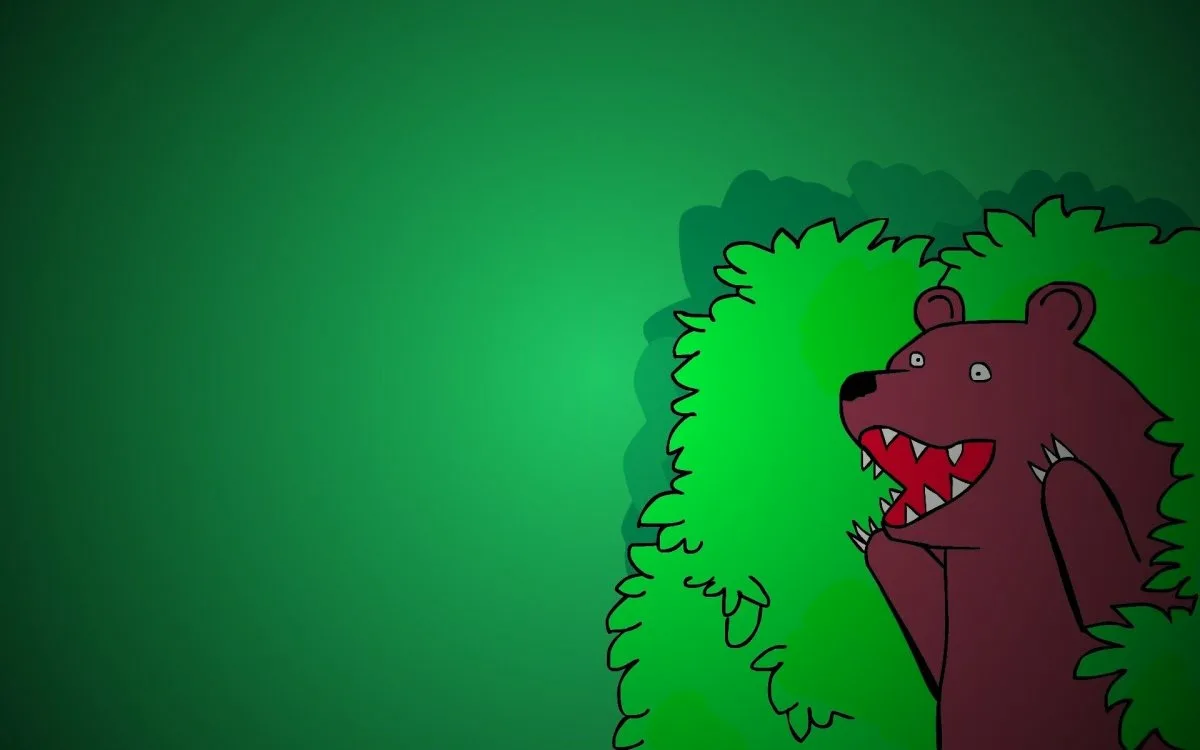
#> input picture CV/img.png, 1200 x 750 px
$ jupyter execute --allow-errors lab3.ipynb
#> lines starting #> are read from the running program, lines starting #| are printed output that depends on the picture
[cell 1]
import matplotlib.pyplot as plt
import seaborn as sns
import cv2 as cv
import numpy as np

[cell 2]
filename = "img.png"
image = cv.imread(filename)
#> image is the input picture: shape (750, 1200, 3); mean B, G, R 50, 110.6, 20.8

[cell 3]
plt.imshow(image)
plt.show

[cell 4]
#преобразует BGR-изображение в полутоновое изображение
image_gray = cv.cvtColor(image, cv.COLOR_BGR2GRAY)
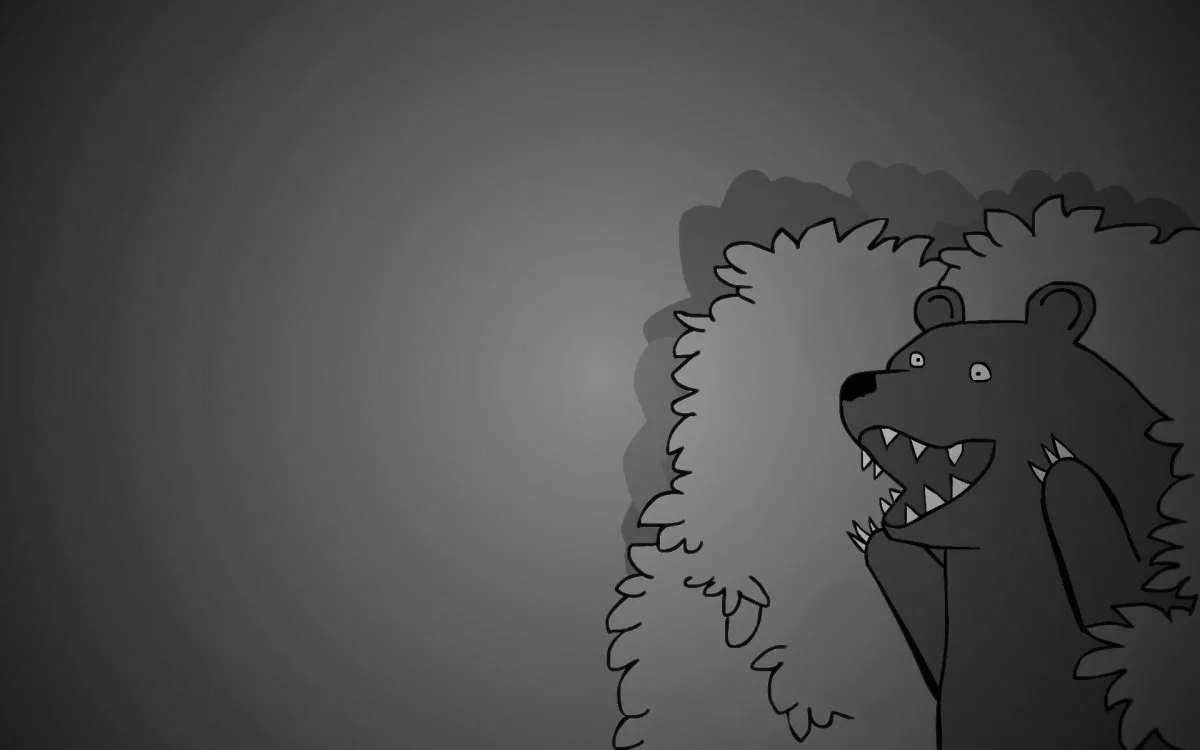
#> image_gray: shape (750, 1200); min 0, max 194, mean 76.9
# переведем изображение в одномерный
array1 = image_gray.flatten()
array2 = image_gray.ravel()
# Ravel — это функция библиотеки NumPy. Flatten — это метод объекта
# ndarray. Ravel быстрее, чем Flatten.
# matplotlib
plt.hist(array2, color = 'blue', edgecolor = 'black')
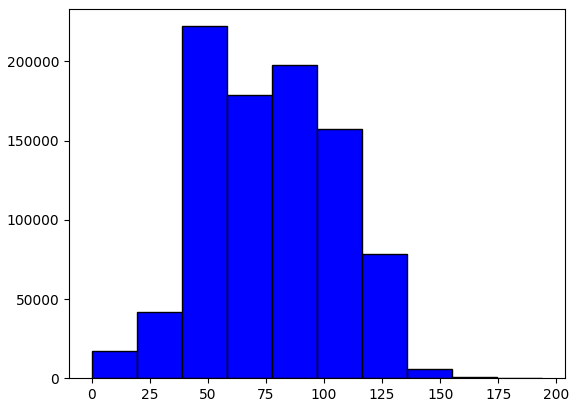
#> figure drawn by matplotlib, 1 panel; tallest bar 222284 high, from x = 38.8 to 58.2

[cell 5]
# seaborn
sns.distplot(array2, hist=True, kde=False, color = 'blue', hist_kws={'edgecolor':'black'})
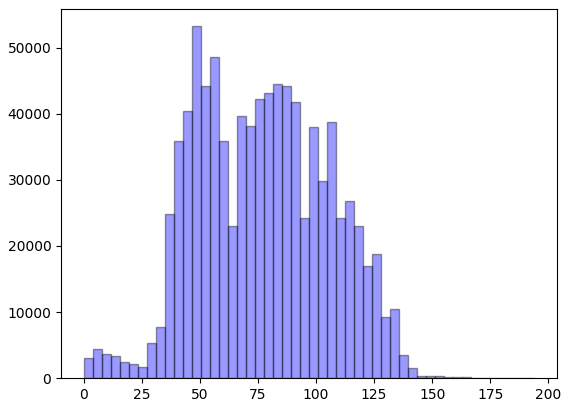
#> figure drawn by matplotlib, 1 panel; tallest bar 53228 high, from x = 46.56 to 50.44

[cell 6]
hist = cv.calcHist(image, [0], None, [256], [0, 256])
#> hist = 256 values, max 154 at index 17, min 0 at index 0, mean 14.06
plt.plot(hist, color = "b")
plt.show()
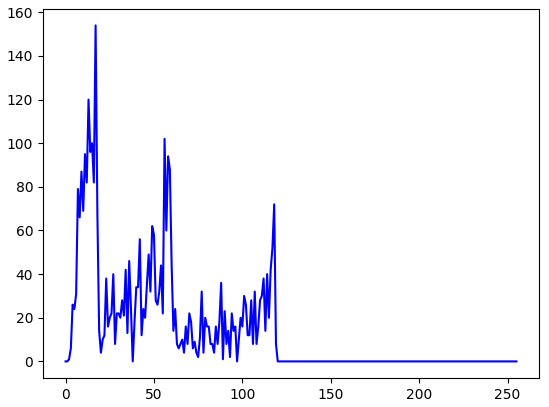
#> figure drawn by matplotlib, 1 panel; curve peaks at x = 17, y = 154

[cell 7]
hist = cv.calcHist(image, [1], None, [256], [0, 256])
plt.plot(hist, color = "g")
plt.show()
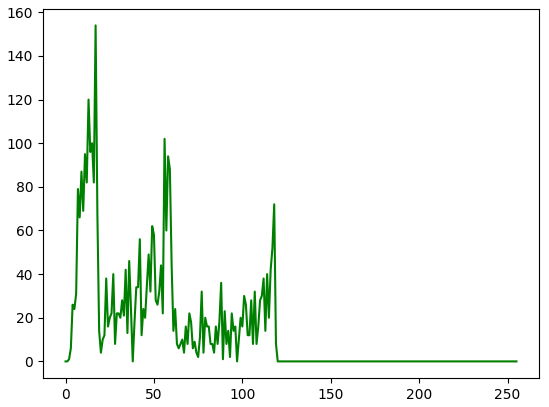
#> figure drawn by matplotlib, 1 panel; curve peaks at x = 17, y = 154

[cell 8]
hist = cv.calcHist(image, [2], None, [256], [0, 256])
plt.plot(hist, color = "r")
plt.show()
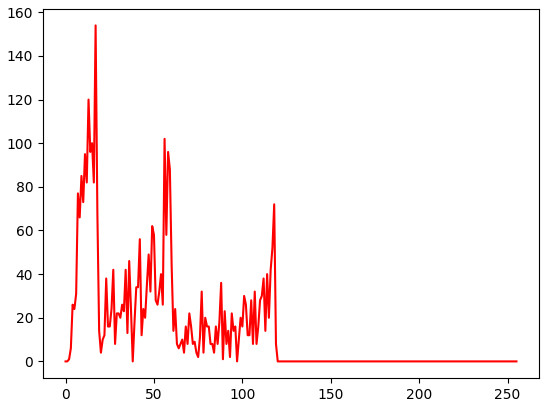
#> figure drawn by matplotlib, 1 panel; curve peaks at x = 17, y = 154

[cell 9]
brightness = np.sum(image_gray)
#> brightness = 69171606
M_my = brightness / (image_gray.shape[0] * image_gray.shape[1])
#> M_my = 76.86
M_my
#> Out = 76.86

[cell 10]
M = np.mean(image_gray)
#> M = 76.86
M
#> Out = 76.86

[cell 11]
variance = np.sum((image_gray - M_my)**2) / (image_gray.shape[0] * image_gray.shape[1])
#> variance = 803.7
variance
#> Out = 803.7

[cell 12]
D = np.var(image_gray)
#> D = 803.7
D
#> Out = 803.7

[cell 13]
image_gray1 = cv.imread("img.png")
image_gray = cv.cvtColor(image_gray1, cv.COLOR_RGB2GRAY)
image1 = np.zeros(image_gray.shape)
for i in range(image_gray.shape[0]):
  for j in range(image_gray.shape[1]):
    if image_gray[i,j]<100:
      image1[i,j] = image_gray[i,j] + 100
    else: image1[i,j] = image_gray[i,j]
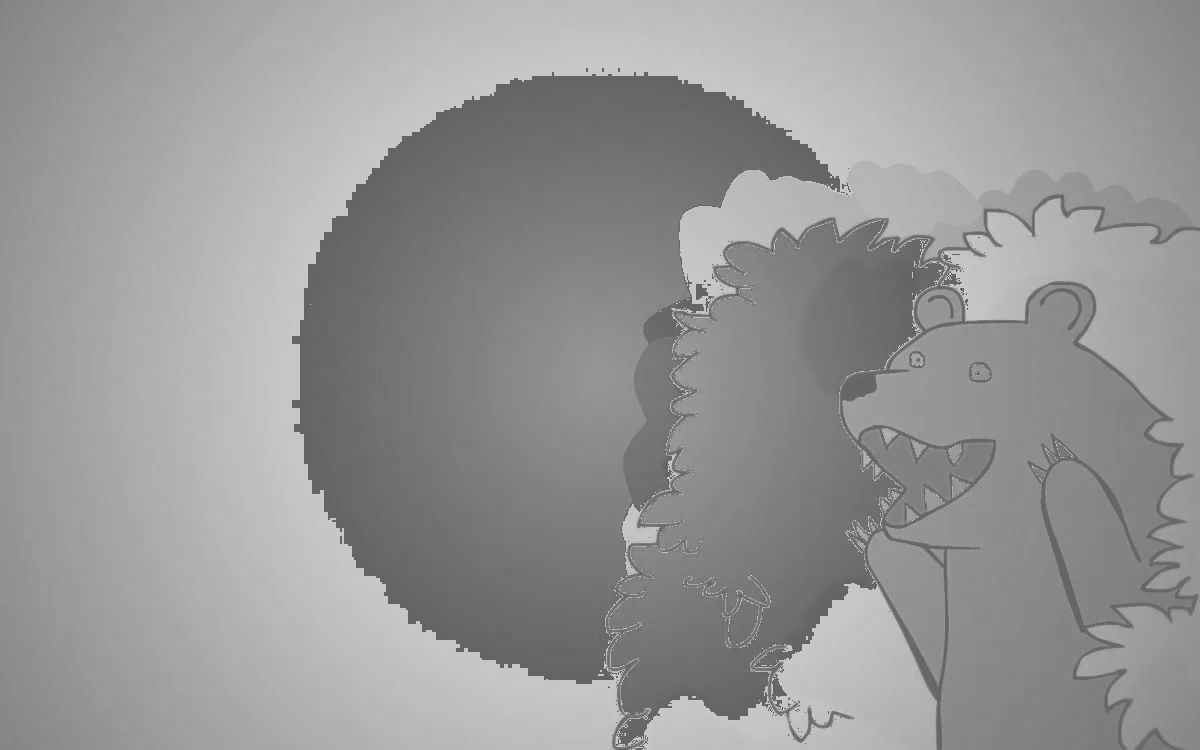
#> image1: shape (750, 1200) float64; min 100, max 199, mean 150.5
image1 = np.asarray(image1)

plt.imshow(image1,vmin=0,cmap="gray")
plt.show()

[cell 14]
K = np.corrcoef(image1, image_gray)
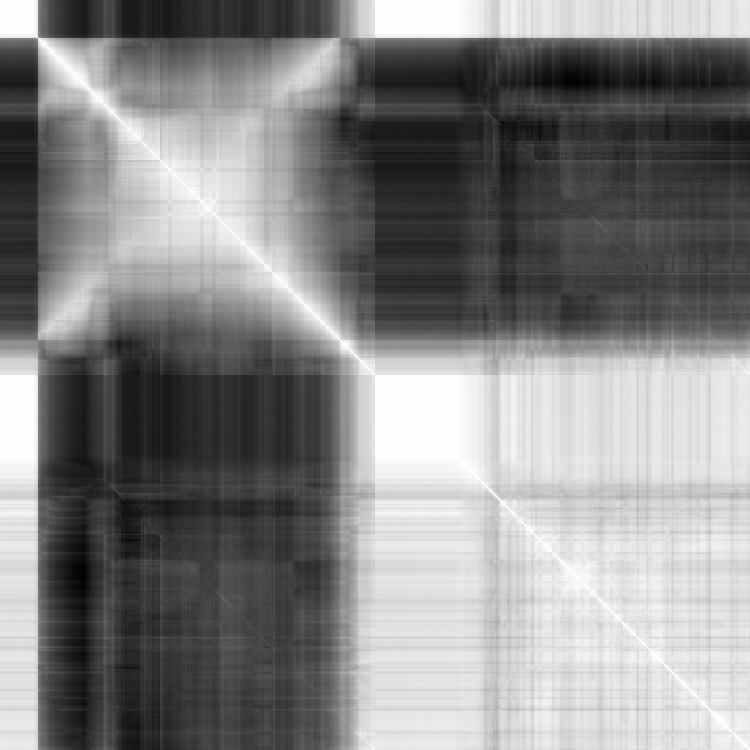
#> K: shape (1500, 1500) float64 (shown at 1/2 size); min -0.673, max 1, mean 0.203; drawn with min black and max white
plt.imshow(K,vmin=0,vmax=1,cmap="coolwarm")
plt.show()

[cell 15]
import numpy as np
import matplotlib.pyplot as plt
import seaborn as sns

def calculate_correlation_radius(image1, image_gray, threshold=0.7):
    # Создаем одномерные массивы из изображений
#> called with threshold = 0.7
    flat_image1 = image1.ravel()
    flat_image_gray = image_gray.ravel()

    # Вычисляем корреляцию для каждого пикселя
    correlations = np.abs(np.corrcoef(flat_image1, flat_image_gray)[0, 1])
#> correlations = 0.142

    # Создаем heatmap корреляций
    plt.figure(figsize=(10, 8))
    sns.heatmap(correlations.reshape(image1.shape), vmin=0, vmax=1, center=0, cmap='coolwarm', annot=True, fmt='.2f')
    plt.title('Корреляции между пикселями')
    plt.xlabel('Пиксели измененного изображения')
    plt.ylabel('Пиксели исходного изображения')
    plt.show()

    # Определяем радиус корреляции
    radius = None
    for i in range(len(image1)):
        for j in range(len(image_gray)):
            if correlations[i, j] >= threshold:
                radius = max(radius, min(i, j)) if radius is not None else min(i, j)

    return radius

# Использование функции
#> (the rest of this cell did not finish here and is left out)
